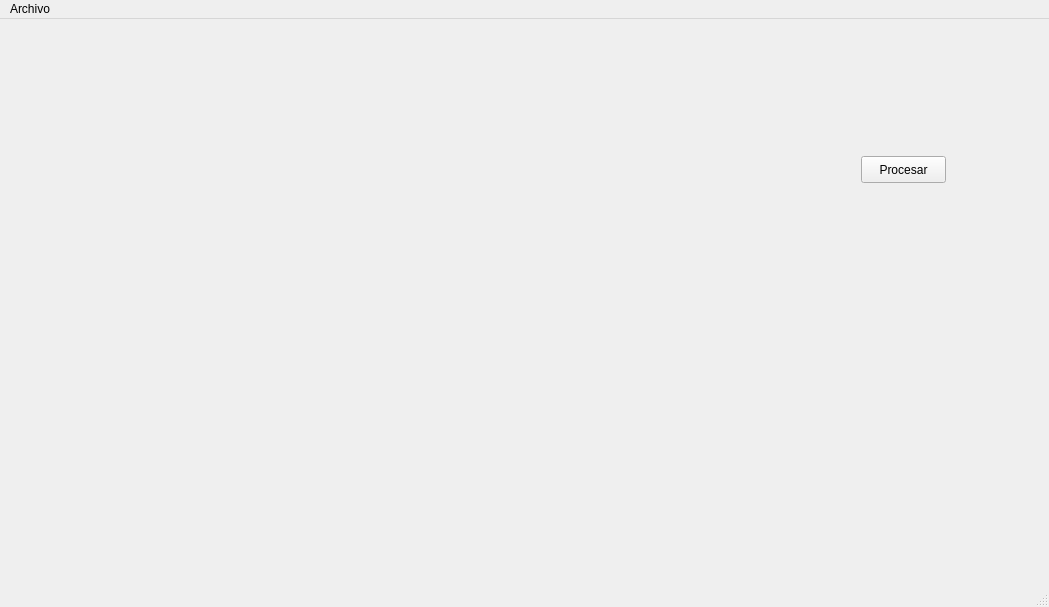
<?xml version="1.0" encoding="UTF-8"?>
<ui version="4.0">
 <class>SaltFilter</class>
 <widget class="QMainWindow" name="SaltFilter">
  <property name="geometry">
   <rect>
    <x>0</x>
    <y>0</y>
    <width>1049</width>
    <height>607</height>
   </rect>
  </property>
  <property name="windowTitle">
   <string>SaltFilter</string>
  </property>
  <widget class="QWidget" name="centralWidget">
   <widget class="QPushButton" name="Procesar">
    <property name="geometry">
     <rect>
      <x>861</x>
      <y>137</y>
      <width>85</width>
      <height>27</height>
     </rect>
    </property>
    <property name="text">
     <string>Procesar</string>
    </property>
   </widget>
   <widget class="QLabel" name="ImageShow">
    <property name="geometry">
     <rect>
      <x>40</x>
      <y>30</y>
      <width>841</width>
      <height>491</height>
     </rect>
    </property>
    <property name="text">
     <string/>
    </property>
   </widget>
  </widget>
  <widget class="QMenuBar" name="menuBar">
   <property name="geometry">
    <rect>
     <x>0</x>
     <y>0</y>
     <width>1049</width>
     <height>25</height>
    </rect>
   </property>
   <widget class="QMenu" name="menuArchivo">
    <property name="geometry">
     <rect>
      <x>115</x>
      <y>109</y>
      <width>156</width>
      <height>115</height>
     </rect>
    </property>
    <property name="title">
     <string>Archivo</string>
    </property>
    <addaction name="actionAbrir"/>
    <addaction name="actionGuardar"/>
    <addaction name="actionSalir"/>
   </widget>
   <addaction name="menuArchivo"/>
  </widget>
  <widget class="QStatusBar" name="statusBar">
   <property name="enabled">
    <bool>true</bool>
   </property>
  </widget>
  <action name="actionAbrir">
   <property name="text">
    <string>Abrir</string>
   </property>
   <property name="shortcut">
    <string>Ctrl+O</string>
   </property>
  </action>
  <action name="actionGuardar">
   <property name="text">
    <string>Guardar</string>
   </property>
   <property name="shortcut">
    <string>Ctrl+S</string>
   </property>
  </action>
  <action name="actionSalir">
   <property name="text">
    <string>Salir</string>
   </property>
   <property name="shortcut">
    <string>Ctrl+X</string>
   </property>
  </action>
 </widget>
 <layoutdefault spacing="6" margin="11"/>
 <resources/>
 <connections/>
</ui>
